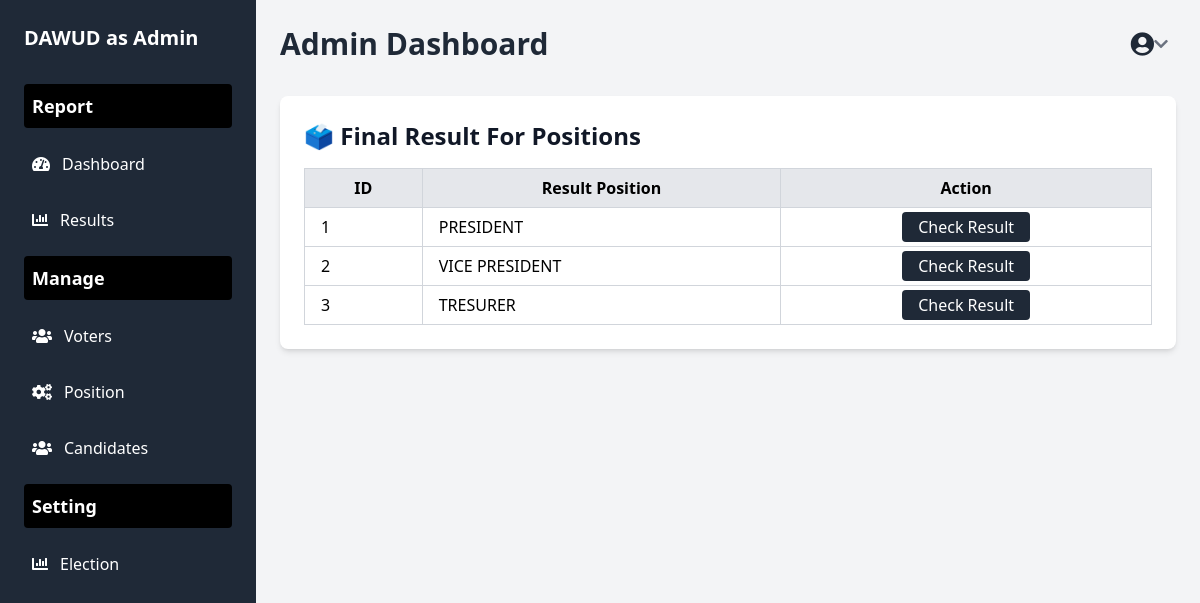
/final-result (signed in), run on the app's committed database.
### maaun/models.py (models this page shows, shortened)
class Position(models.Model):
    name = models.CharField(max_length=100)
    election = models.ForeignKey(Election, on_delete=models.CASCADE, related_name="positions")
    class Meta:
        unique_together = ('name', 'election')  # Prevents duplicate positions under the same election

### maaun/views.py (the view)
# urls.py: path('final-result', views.final_result, name="final-result"),
@login_required(login_url='my-login')
def final_result(request):
    positions = Position.objects.all()
    candidtes = Candidate.objects.all()
    context ={
        "positions":positions,
        "candidates":candidates
    }
    return render(request, 'maaun/final-result.html',context)

### maaun/templates/maaun/final-result.html (shortened to what this page needs)
<html lang="en">
<head>
    <script src="https://cdn.tailwindcss.com"></script>
</head>
<body class="bg-gray-100 h-screen flex">
    {% include 'maaun/board-sidebar.html' %}
    <div class="flex-1 ml-64 p-6 overflow-auto ">
        {% include 'maaun/board-navbar.html' %}
            <div class="mt-8 bg-white shadow-md rounded-lg p-6">
                <h2 class="text-2xl font-bold text-gray-900">🗳️ Final Result For Positions</h2>
                <table class="w-full mt-4 border-collapse border border-gray-300">
                    <thead>
                        <tr class="bg-gray-200">
                            <th class="border border-gray-300 px-4 py-2">ID</th>
                            <th class="border border-gray-300 px-4 py-2">Result Position</th>
                            <th class="border border-gray-300 px-4 py-2 text-center">Action</th>
                        </tr>
                    </thead>
                    <tbody>
                        {% for position in positions %}
                        <tr class="hover:bg-gray-100">
                            <td class="border border-gray-300 px-4 py-2">{{ forloop.counter }}</td>
                            <td class="border border-gray-300 px-4 py-2">{{ position.name|upper }}</td>
                            <td class="border border-gray-300 px-4 py-2 text-center">
                               <a href="{% url 'final-details' position_id=position.id %}"
                                    class="bg-gray-800 text-white px-4 py-1 rounded hover:bg-blue-700">
                                    Check Result
                                </a>
                            </td>
                        </tr>
                        {% empty %}
                        <tr>
                            <td colspan="3" class="text-gray-500 text-center py-4">No Result available.</td>
                        </tr>
                        {% endfor %}
                    </tbody>
                </table>
            </div>
    </div>
</body>
</html>

### maaun/templates/maaun/board-sidebar.html
<div class="w-64 bg-gray-800 text-white h-screen p-6 fixed left-0 top-0 overflow-y-auto">
    <h2 class="text-xl font-semibold mb-8">
        <span class="font-bold text-white uppercase">{{ request.user.username }} </span> as Admin
    </h2>
    <ul class="space-y-4">
        <h4 class=" bg-black p-2 rounded  text-white text-lg font-semibold  mt-8 mb-4">Report</h4>
        <li>
            <a href="{% url 'dashboard' %}" class="flex items-center text-white hover:bg-gray-700 p-2 rounded">
                <i class="fas fa-tachometer-alt mr-3"></i> Dashboard
            </a>
        </li>
        <li>
            <a href="{% url 'final-result' %}" class="flex items-center text-white hover:bg-gray-700 p-2 rounded">
                <i class="fas fa-chart-bar mr-3"></i> Results
            </a>
        </li>
        <h4 class="bg-black p-2 rounded  text-white text-lg font-semibold mt-8 mb-4">Manage</h4>
        <li>
            <a href="{% url 'voter' %}" class="flex items-center text-white hover:bg-gray-700 p-2 rounded">
                <i class="fas fa-users mr-3"></i> Voters
            </a>
        </li>
        <li>
            <a href="{% url 'position'  %}" class="flex items-center text-white hover:bg-gray-700 p-2 rounded">
                <i class="fas fa-cogs mr-3"></i> Position
            </a>
        </li>
        <li>
            <a href="{% url 'candidate' %}" class="flex items-center text-white hover:bg-gray-700 p-2 rounded">
                <i class="fas fa-users mr-3"></i> Candidates
            </a>
        </li>
        <h4 class=" bg-black p-2 rounded  text-white text-lg font-semibold mt-8 mb-4">Setting</h4>
        <li>
            <a href="{% url 'election'  %}" class="flex items-center text-white hover:bg-gray-700 p-2 rounded">
                <i class="fas fa-chart-bar mr-3"></i> Election
            </a>
        </li>
    </ul>
</div>

### data on the page
Position: name "PRESIDENT"
Position: name "VICE PRESIDENT"
Position: name "TRESURER"

### other printed values
{{ request.user.username }} "DAWUD"
